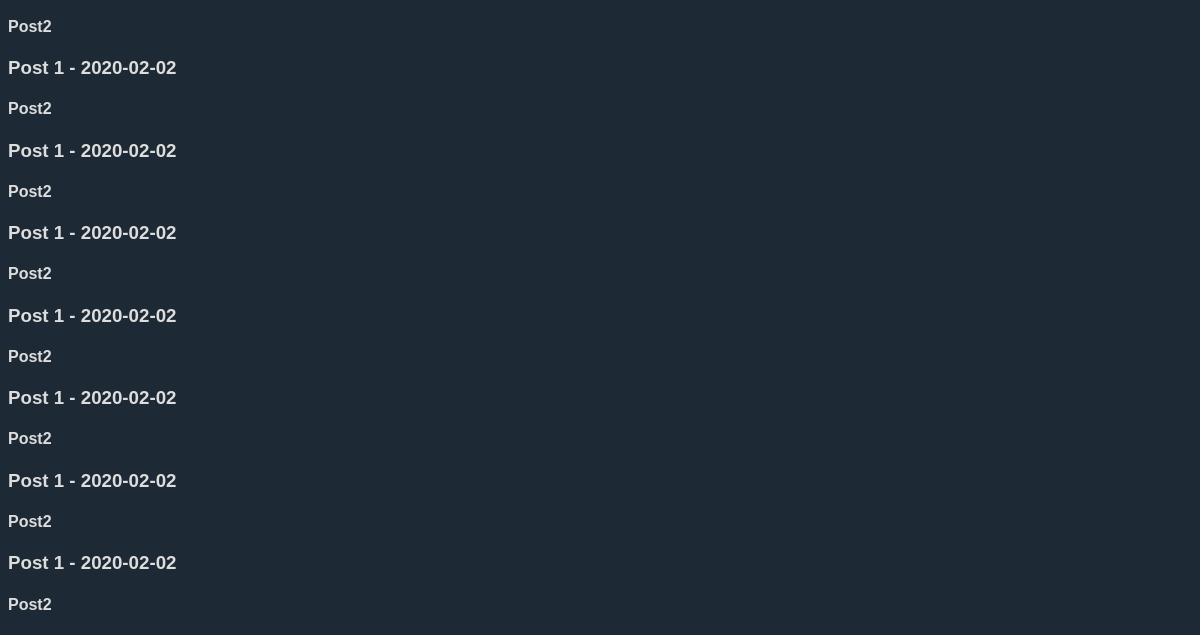
/posts/2020-02-02 (lower part), run on an earlier commit of the app's database.
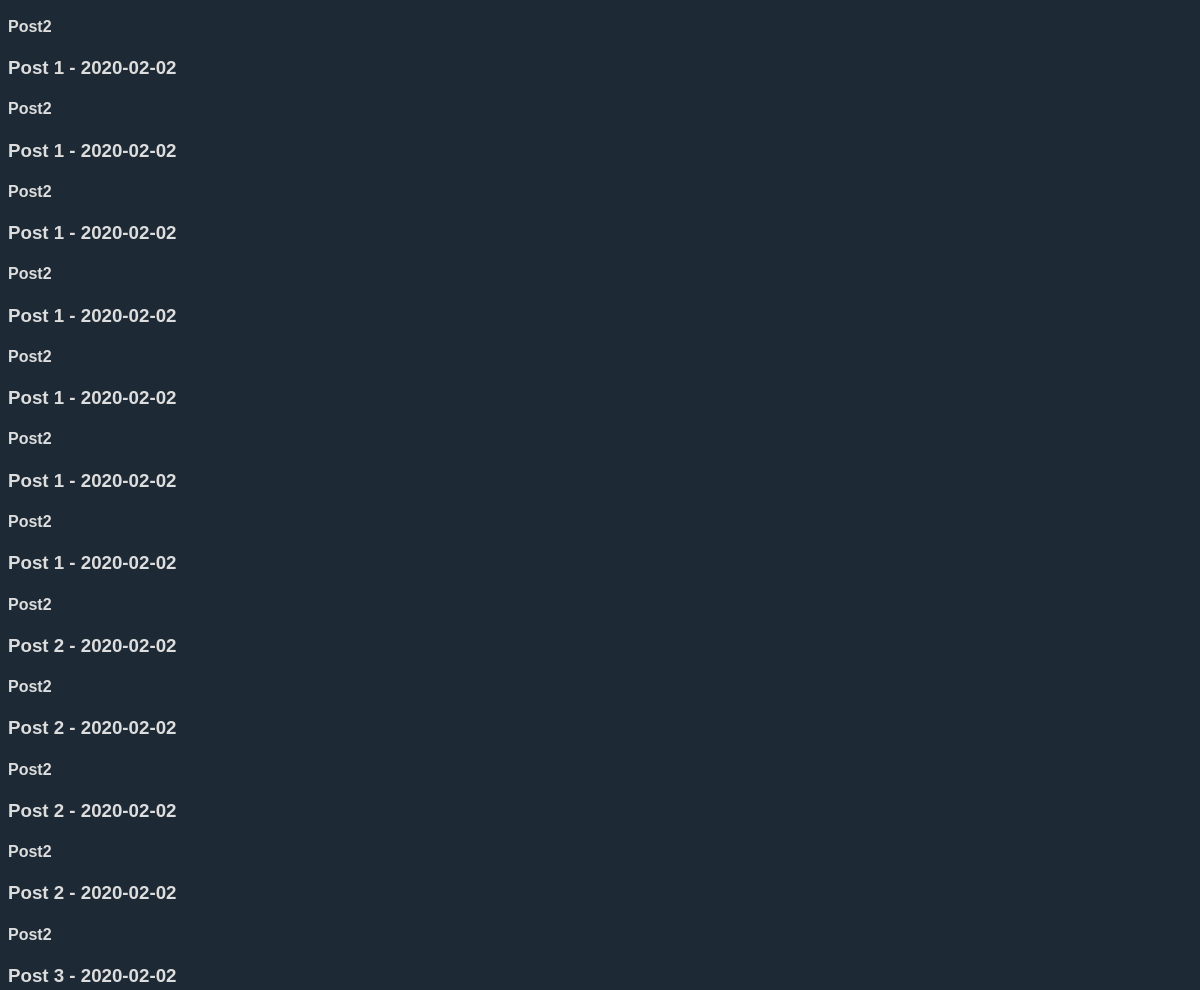
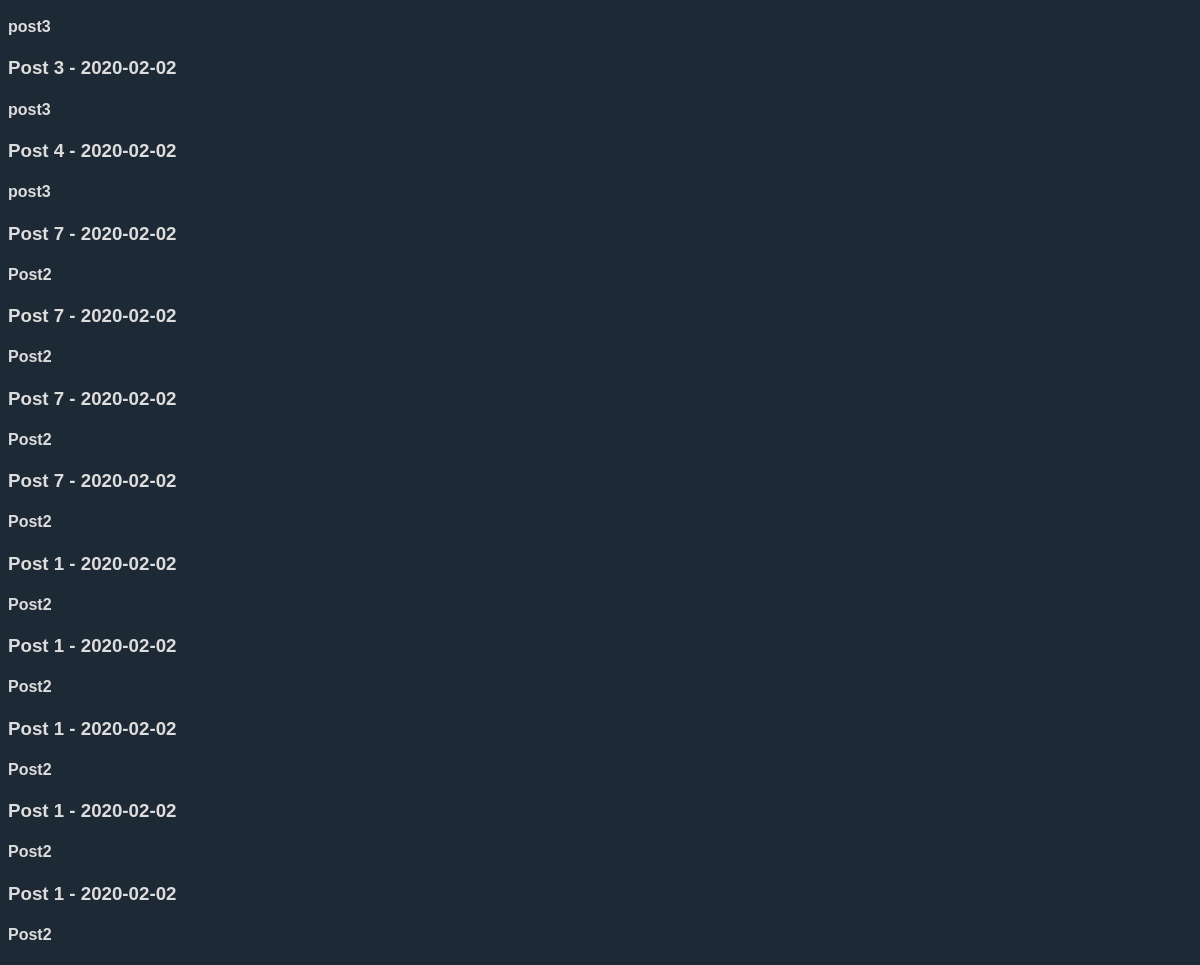
And on a later commit of the database (2 pictures, top to bottom).
### tables this page shows
CREATE TABLE posts (
            id INTEGER PRIMARY KEY AUTOINCREMENT,
            sku TEXT,
            title TEXT,
            date TEXT,
            body TEXT
        );

### app.py (the view)
@app.route('/posts/<date>')
def postsbydate(date):
    return render_template('posts.html', title='Posts page', header='Posts ' + date, posts=blog.getPostsByDate(date))

### blogs.py (called while the page is built)
    def getPostsByDate(self, date):
        sql = 'SELECT title, date, body FROM posts WHERE date=?;'
        posts = self.getDateFromDataBase(sql, date)
        return posts

    def getDateFromDataBase(self, sql, date):
        date = [date]
        self.cursor.execute(sql, date)
        posts = [{'title': title, 'date': date, 'body': body} for title, date, body in self.cursor]
        return posts

### templates/posts.html (shortened to what this page needs)
<!DOCTYPE html>
<html lang="en">
    <head>
        <link rel="stylesheet" href="{{url_for('static', filename='css/style.css')}}">
    </head>
    <body>
        {% for item in posts %}
            <div class="posts-item">
                <h3>{{item.title}} - {{item.date}}</h3>
                <h4>{{item.body}}</h4>
            </div>
        {% endfor %}
    </body>
</html>

### static/css/style.css (style rules this page uses)
body { background-color: #1d2a35; font-family: Verdana, Geneva, Tahoma, sans-serif; color: #ddd; }

What changed in the data, as far as the page shows it:
added posts: title "Post 2", date "2020-02-02", body "Post2"
added posts: title "Post 2", date "2020-02-02", body "Post2"
added posts: title "Post 2", date "2020-02-02", body "Post2"
added posts: title "Post 2", date "2020-02-02", body "Post2"
added posts: title "Post 3", date "2020-02-02", body "post3"
added posts: title "Post 3", date "2020-02-02", body "post3"
added posts: title "Post 4", date "2020-02-02", body "post3"
added posts: title "Post 7", date "2020-02-02", body "Post2"
added posts: title "Post 7", date "2020-02-02", body "Post2"
added posts: title "Post 7", date "2020-02-02", body "Post2"
added posts: title "Post 7", date "2020-02-02", body "Post2"
added posts: title "Post 1", date "2020-02-02", body "Post2"
added posts: title "Post 1", date "2020-02-02", body "Post2"
added posts: title "Post 1", date "2020-02-02", body "Post2"
added posts: title "Post 1", date "2020-02-02", body "Post2"
added posts: title "Post 1", date "2020-02-02", body "Post2"
